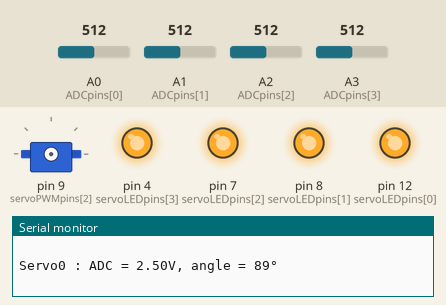
Bench run of a sketch on a simulated Arduino Nano, built with avr-gcc and run on an emulated ATmega328P. Shown: servo, output pins drawn as LEDs (lit = HIGH), the last lines printed to the serial monitor. Dashed ring = blinking. The inputs (shaded band) are chosen by the test bench; at power-on: A0 (ADCpins[0]) = 512, A1 (ADCpins[1]) = 512, A2 (ADCpins[2]) = 512, A3 (ADCpins[3]) = 512.

Above: at 5.3 s.
5.4 s: A0 (ADCpins[0]) set to 549
At 5.55 s:
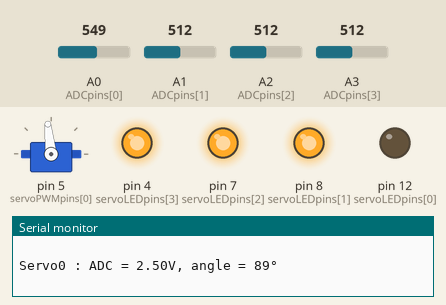
8.4 s: A1 (ADCpins[1]) set to 545
At 8.88 s:
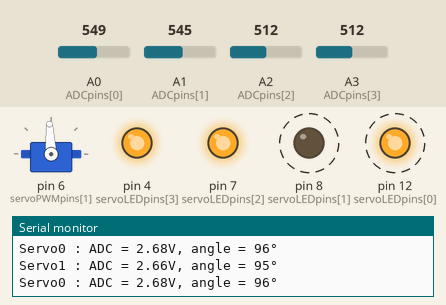
11.4 s: A2 (ADCpins[2]) set to 550
At 12.1 s:
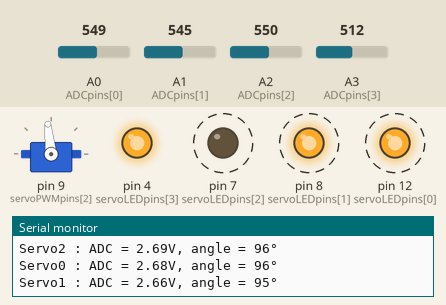
14.4 s: A3 (ADCpins[3]) set to 716
At 15.53 s:
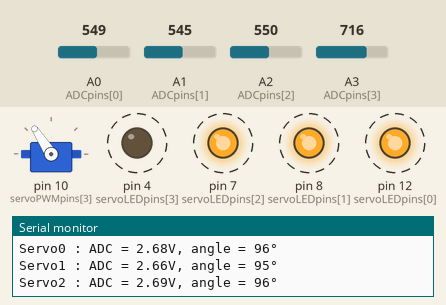
17.4 s: A2 (ADCpins[2]) set to 716
At 18.94 s:
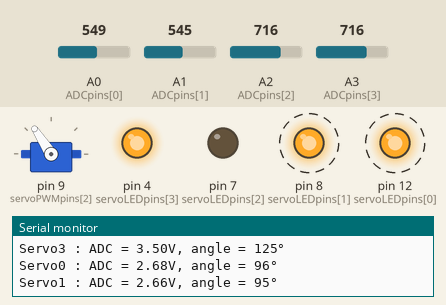
20.4 s: A0 (ADCpins[0]) set to 716
At 21.9 s:
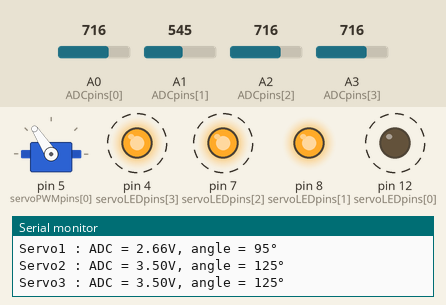
Timing chart, 0 to 24.4 s (numbered marks = the images above; inputs shaded):
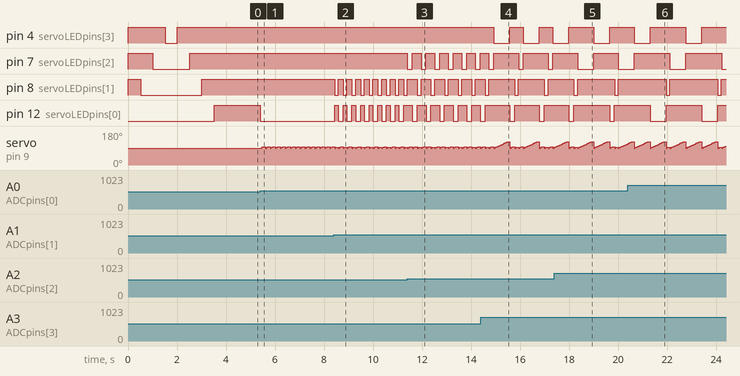

Measured:
- the behaviour switches between 531 and 532 on A0 (ADCpins[0]) (found by bisection; images 0 and 1)
- the behaviour switches between 531 and 532 on A1 (ADCpins[1]) (found by bisection; images 1 and 2)
- the behaviour switches between 531 and 532 on A2 (ADCpins[2]) (found by bisection; images 2 and 3)
- after the input at 5.4 s, pin 12 (servoLEDpins[0]): HIGH → LOW at once; servo on pin 9 (servoPWMpins[2]): 90° → 93° after 0.05 s, then repeats every 0.20 s: 96° 0.10 s, 90° 0.05 s, 93° 0.05 s
- after the input at 8.4 s, pin 8 (servoLEDpins[1]): alternates HIGH for 0.20 s and LOW for 0.15 s, starting at once; pin 12 (servoLEDpins[0]): alternates HIGH for 0.15 s and LOW for 0.20 s, starting at once
- after the input at 11.4 s, pin 7 (servoLEDpins[2]): alternates HIGH for 0.35 s and LOW for 0.20 s, starting at once; pin 8 (servoLEDpins[1]): alternates HIGH for 0.40 s and LOW for 0.15 s, starting after 0.41 s; pin 12 (servoLEDpins[0]): alternates HIGH for 0.35 s and LOW for 0.20 s, starting after 0.21 s
- after the input at 14.4 s, pin 4 (servoLEDpins[3]): alternates HIGH for 0.55 s and LOW for 0.65 s, starting after 0.53 s; pin 7 (servoLEDpins[2]): alternates HIGH for 1.0 s and LOW for 0.20 s, starting after 1.5 s
- after the input at 17.4 s, pin 8 (servoLEDpins[1]): HIGH → LOW after 2.5 s, → HIGH 0.15 s later; pin 12 (servoLEDpins[0]): HIGH → LOW after 2.2 s, → HIGH 0.20 s later
- after the input at 20.4 s, pin 4 (servoLEDpins[3]): HIGH → LOW after 2.4 s, → HIGH 0.65 s later; pin 7 (servoLEDpins[2]): HIGH → LOW after 1.7 s, → HIGH 0.65 s later, → LOW 1.5 s later

The sketch:

robotarm-servo-calibration.ino
```cpp
//***************************************************
//**          ROBOT servo calibration              **
//**                                               **
//**   author : Carl - (c)2017                     **
//**   version : 1.0                               **
//**   date : 01/05/2017                           **
//**                                               **
//**   https://github.com/nostradomus/             **
//**          LabTools_Analogue-input-slider-panel **
//**                                               **
//***************************************************

//***************************************************
//**             library section                   **
//***************************************************

#include <Servo.h>                              // library required to control servos by PWM

//***************************************************
//**            constants section                  **
//***************************************************
// This demo application has been written with Arduino Nano as target eco-system
// The sketch can easily be adapted for other systems, by simply adapting the pin numbers
// Any system running on 5V can be used with below sourcecode
// For each servo under test, a PWM output, an analogue input and a general I/O pin are required

#define servoUpdateDelay 50                     // 15ms delay, after any servo action (default for library = 15ms)
#define DUTcount 4                              // number of Devices Under Test

const int servoPWMpins[] = {5,6,9,10};          // an array of PWM capable output pins to attach servos 1 to 4
                                                // each servo has 3 connections : ground, 5V power and a PWM signal
const int servoLEDpins[] = {12,8,7,4};          // an array of general purpose I/O pins to attach the LED's
                                                // on the sliders. The LED's will switch ON to indicate which servo is moving
static const uint8_t ADCpins[] = {A0,A1,A2,A3}; // the 4 ADC inputs which will be used for the slider potentiometers

//***************************************************
//**         global variables section              **
//***************************************************

Servo servos[4];                                // create 4 servo objects

boolean printUpdateToSerial = true;             // flag to indicate whether updated values should be sent to the serial monitor

//***************************************************
//**               setup section                   **
//***************************************************
void setup() {
  Serial.begin(115200);                         // initialize the serial communication
  Serial.println(".");
  Serial.println("*********************************************************");
  Serial.println("**        ROBOT servo calibration tool - (c)2017       **");
  Serial.println("**  - Serial communication initialized                 **");
  // configure the LED pins as outputs
  for (int LEDpin = 0; LEDpin < DUTcount; LEDpin++) {
    pinMode(servoLEDpins[LEDpin], OUTPUT);
    digitalWrite(servoLEDpins[LEDpin], HIGH);
    }
  // perform a short 'lamp test'
  // all LED's will be switched ON, one at a time (and switched OFF afterwards)
  for (int LEDpin = 0; LEDpin < DUTcount; LEDpin++) {
    digitalWrite(servoLEDpins[LEDpin], LOW);
    delay(500);
    }
  for (int LEDpin = DUTcount - 1; LEDpin >= 0; LEDpin--) {
    digitalWrite(servoLEDpins[LEDpin], HIGH);
    delay(500);
    }
  Serial.println("** - LED's initialized                                 **");
  Serial.println("**                   Setup completed...                **");
  Serial.println("*********************************************************");
  Serial.println("**  make sure that the slider panel is correctly       **");
  Serial.println("**  connected to your Arduino Nano :                   **");
  Serial.println("**  pin 1  : GND to ground                             **");
  Serial.println("**  pin 2  : L1 to D12 -> LED on slider 1              **");
  Serial.println("**  pin 3  : P1 to A0 -> servo 1                       **");
  Serial.println("**  pin 4  : L2 to D8 -> LED on slider 2               **");
  Serial.println("**  pin 5  : P2 to A1 -> servo 2                       **");
  Serial.println("**  pin 6  : L3 to D7 -> LED on slider 3               **");
  Serial.println("**  pin 7  : P3 to A2 -> servo 3                       **");
  Serial.println("**  pin 8  : L4 to D4 -> LED on slider 4               **");
  Serial.println("**  pin 9  : P4 to A3 -> servo 4                       **");
  Serial.println("**  pin 10 : +5V to the power supply                   **");
  Serial.println("*********************************************************");
  Serial.println("**  connect all servos correctly to the Arduino Nano : **");
  Serial.println("**  all GND's to ground, all +5V to the power supply   **");
                 //  -> an external power supply might be needed, as
                 //     the Nano board can only provide limited current
  Serial.println("**  PWM input servo 1 -> D5                            **");
  Serial.println("**  PWM input servo 2 -> D6                            **");
  Serial.println("**  PWM input servo 3 -> D9                            **");
  Serial.println("**  PWM input servo 4 -> D10                           **");
  Serial.println("*********************************************************");
  Serial.println(" ");
  Serial.println("Your servos will now move to their initial position.");
  Serial.println("Please wait until all LED's are OFF...");
  for (int DUTid = 0; DUTid < DUTcount; DUTid++){moveServo(servos[DUTid],DUTid,90);}
  Serial.println("...and from here on you can start playing with the sliders...");
  Serial.println(" ");
  }

//***************************************************
//**            main application loop              **
//***************************************************
void loop() {
  //run the servo calibration procedure
  runServoCalibration();
  }

//***************************************************
//** application specific functions and procedures **
//***************************************************

// calibrate the servos with the slider potentiometers on analogue inputs A0 to A3
// the analogue slider and serial monitor need to be connected to use this function
// read-out the calibration result on the serial monitor
void runServoCalibration() {
  int ADCvalue;
  int newPosition;
  float ADCvoltage;
  for (int DUTid = 0; DUTid < DUTcount; DUTid++){
    ADCvalue = analogRead(ADCpins[DUTid]);          // read the current value on the respective analogue input
    newPosition = map(ADCvalue, 0, 1023, 0, 179);   // map the ADC value to an angle between 0 and 180°
    moveServo(servos[DUTid],DUTid,newPosition);     // move the servo according to the slider input (if applicable)
    if (printUpdateToSerial) {                      // send the new values to the serial monitor, if they have been changed
      Serial.print("Servo");
      Serial.print(DUTid);
      Serial.print(" : ADC = ");
      ADCvoltage = ADCvalue * (5.0 / 1023.0);       // calculate the actual voltage on the ADC's input
      Serial.print(ADCvoltage);
      Serial.print("V, angle = ");
      Serial.print(newPosition);
      Serial.println("°");
      printUpdateToSerial = false;
    }
  }
}

// generic helper function to change a servo position
void moveServo(Servo servoToMove, int DUTid, int newPosition) {
  int stepSize = 3;                               // number of degrees to move per step
  int currentPosition = servoToMove.read();       // read the current position, to decide whether any movement is needed
  if (abs(newPosition - currentPosition) > 2) {
    printUpdateToSerial = true;
    digitalWrite(servoLEDpins[DUTid], LOW);
    servoToMove.attach(servoPWMpins[DUTid]);
    if (newPosition < currentPosition) {
      for (int i = currentPosition; i >= newPosition; i -= stepSize) {
        servoToMove.write(i);
        delay(servoUpdateDelay);
      }
    } else {
      for (int i = currentPosition; i <= newPosition; i += stepSize) {
        servoToMove.write(i);
        delay(servoUpdateDelay);
      }
    }
    servoToMove.detach();
    delay(servoUpdateDelay);
    digitalWrite(servoLEDpins[DUTid], HIGH);
  }
}
```
